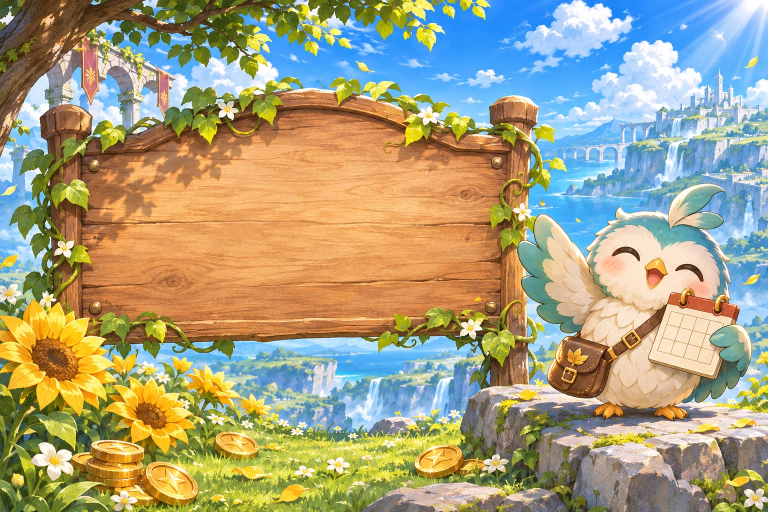
#> input picture wings-of-wonder/scripts/art-source/blessings/banner.webp, 1536 x 1024 px, found by its file name (shown at 1/2 size)
$ python build-patron-art.py
#> lines starting #> are read from the running program, lines starting #| are printed output that depends on the picture
#!/usr/bin/env python3
"""VIP / SVIP art (image model, art-source/patron/) -> patron-banner 1536x1024 q92, patron-badge 512 px q95."""
from pathlib import Path
from PIL import Image
ROOT = Path(__file__).resolve().parent.parent
SRC, OUT = ROOT / 'scripts/art-source/patron', ROOT / 'src/assets/generated'
Image.open(SRC / 'banner.webp').convert('RGB').resize((1536, 1024), Image.LANCZOS).save(OUT / 'patron-banner.webp', quality=92, method=6)
b = Image.open(SRC / 'badge.webp').convert('RGBA'); b = b.crop(b.getchannel('A').point(lambda a: 255 if a > 8 else 0).getbbox())
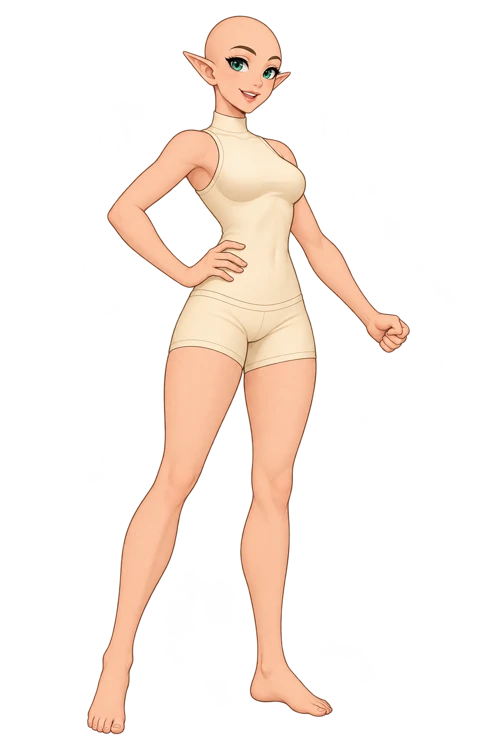
#> input picture wings-of-wonder/scripts/art-source/reina-fitting-model.webp, 500 x 750 px, given in place of badge.webp, which was not available
#> further down, b is the input picture: PIL image 500x750 RGBA; mean R, G, B, A 58.3, 46.3, 38, 50
#> after `b = b.crop(b.getchannel('A').point(lambda a: 255 if a > 8 else 0).getb`:
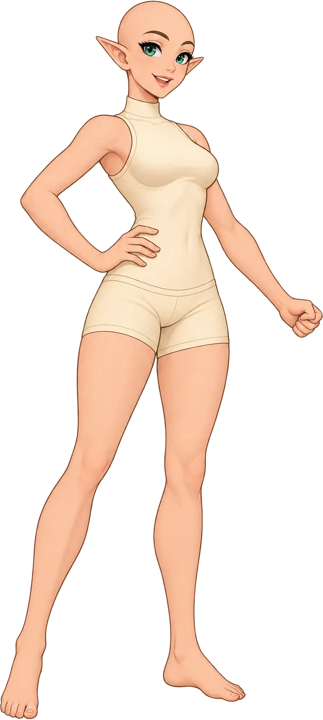
#> b: PIL image 323x720 RGBA; mean R, G, B, A 93.8, 74.5, 61, 80.6; transparent parts drawn white
side = max(b.size); sq = Image.new('RGBA', (side, side)); sq.alpha_composite(b, ((side - b.width) // 2, (side - b.height) // 2))
#> after `side = max(b.size)`: side = 720
#> after `sq = Image.new('RGBA', (side, side))`: sq: PIL image 720x720 RGBA; every value is 0
#> after `sq.alpha_composite(b, ((side - b.width) // 2, (side - b.height) // 2))`:
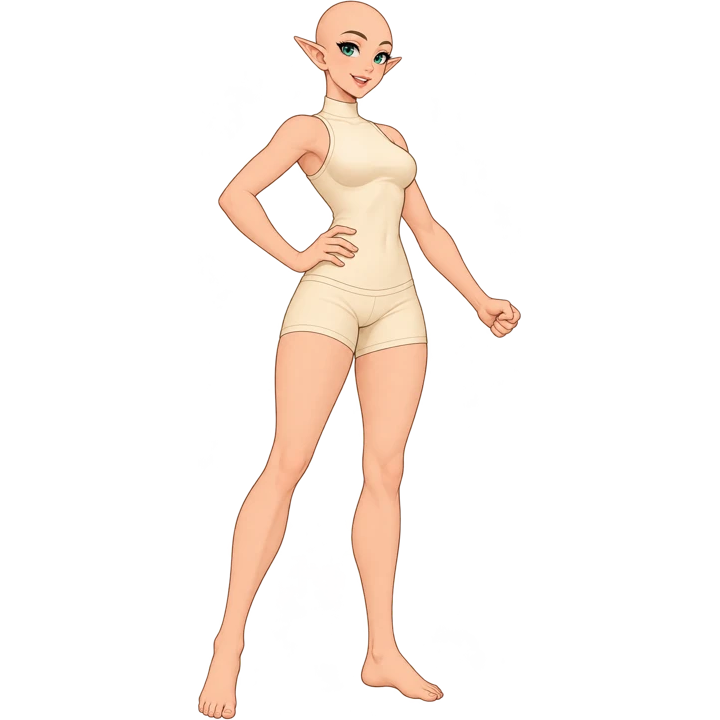
#> sq: PIL image 720x720 RGBA; mean R, G, B, A 36.6, 28.4, 22.9, 36.2; transparent parts drawn white
sq.resize((512, 512), Image.LANCZOS).save(OUT / 'patron-badge.webp', quality=95, method=6)
print('patron-banner, patron-badge')
